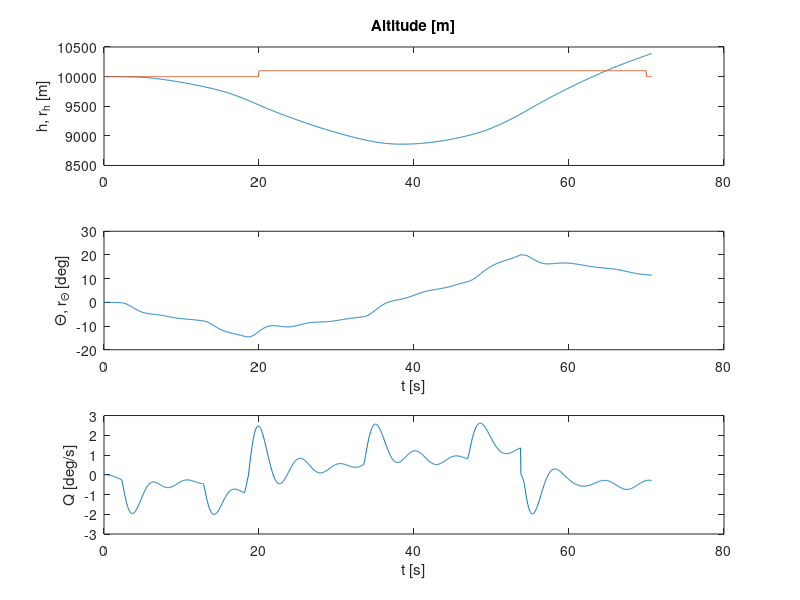
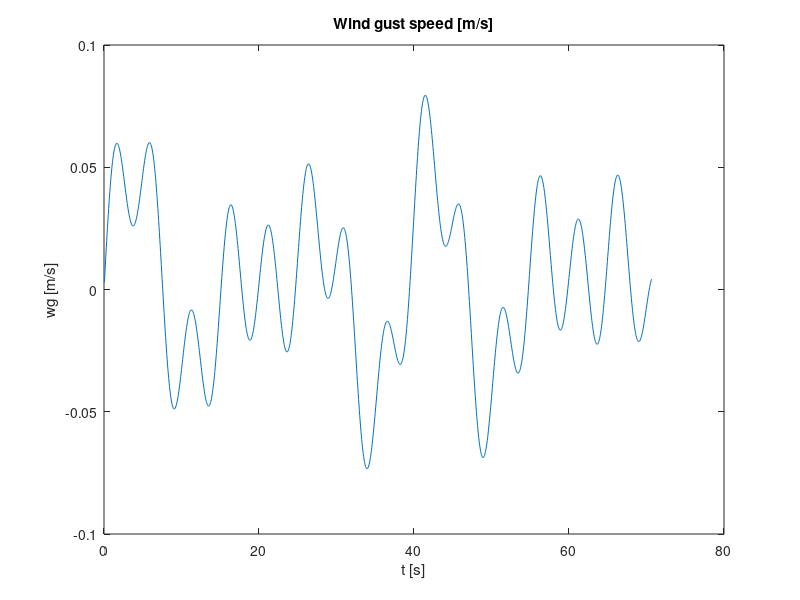
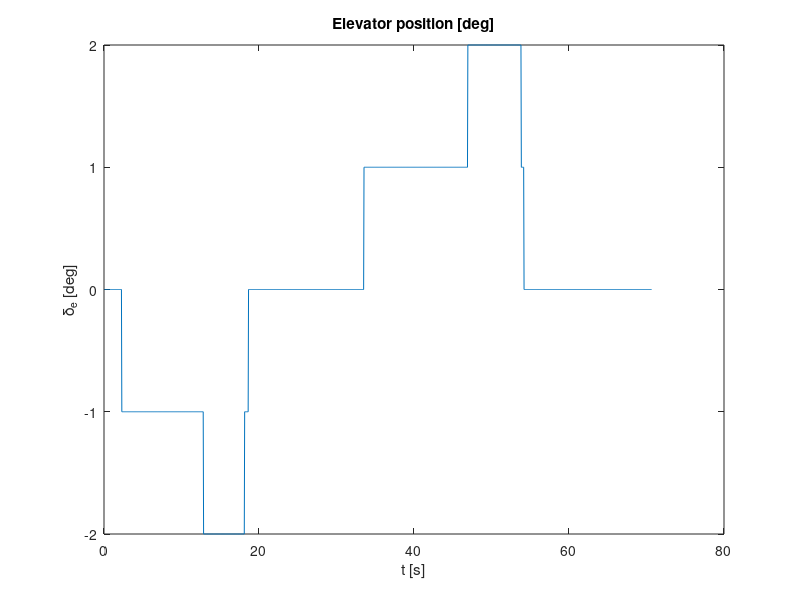
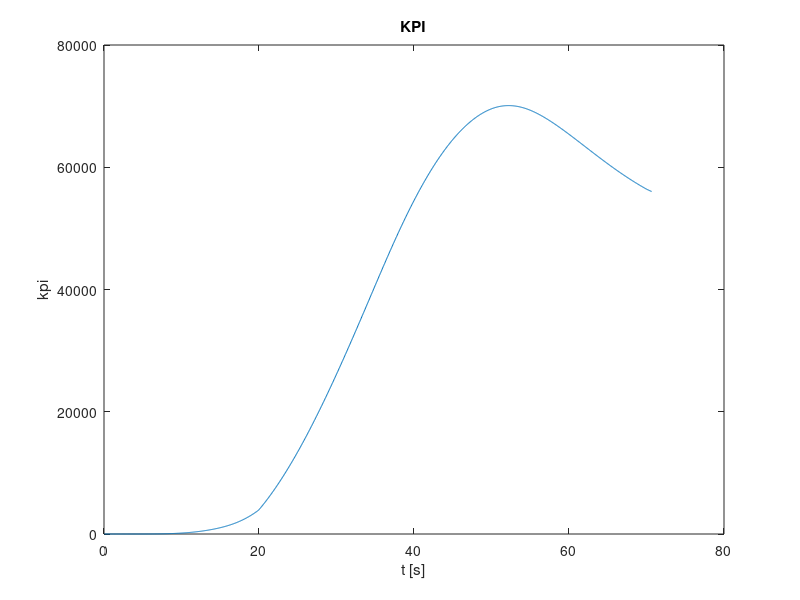

The MATLAB source for these figures, in order:
close all
rad2deg = 180.0 / pi;
load y221108_122740.dat
x = y221108_122740;
clear y221108_122740;

% t - time
t = x(:,1);

% h - altitude [m]
h = x(:,2);

% theta - pitch angle [rad]
theta = x(:,3);

% q - pitch rate [rad/s]
q = x(:,4);

% u - elevator control input [rad]
u = x(:,5);

% r_theta - pitch angle reference [rad]
r_theta = x(:,6);

% r - altitude reference [m]
r_h = x(:,7);

% wg - vertical wind gust [m/s]
wg = x(:,8);

% kpiTotal - performance index Total
kpi = x(:,9);

clear x;

figure('Name','Altitude');
subplot(311);
plot(t, [h r_h]); title('Altitude [m]'); ylabel('h, r_h [m]');

subplot(312);
plot(t, [theta] * rad2deg); ylabel('\Theta, r_{\Theta} [deg]'); xlabel('t [s]');

subplot(313);
plot(t, [q] * rad2deg); ylabel('Q [deg/s]'); xlabel('t [s]');

figure('Name','Wind disturbance');
plot(t, wg); title('Wind gust speed [m/s]'); ylabel('wg [m/s]'); xlabel('t [s]');

figure('Name','Control action');
plot(t, u * rad2deg); title('Elevator position [deg]'); ylabel('\delta_e [deg]'); xlabel('t [s]');

figure('Name','Performance Index');
plot(t, kpi); title('KPI'); ylabel('kpi'); xlabel('t [s]');

% --- 1. MODELAÇÃO ---

b1 = 2.305148400378274 ;
b2 = 0.861103913823527 ;
b3 = 0.010626751575719 ;
a1 = 0.740551982652778 ;
a2 = 1.380681506199432 ;
a3 = 0.019931577735793 ;
a4 = 0.003595969889691 ;

Fs = tf( [ b1 b2 b3 ], [ 1 a1 a2 a3 a4]);

% --- 2. TESTAR A MODELAÇÃO ---

figure(5) 
ysim = lsim(Fs, u, t);
plot(t, [theta ysim] * rad2deg); ylabel('Pitch Angle [deg]'); xlabel('t [s]');

% --- 3. PZ MAP para Estabilidade ---

figure(6)
pzmap(Fs);

% --- 4. PITCH CONTROLLER DESIGN AND TEST ---

% Construir Hs - Especificação:
s_spec = 5.0; 
tr_spec = 0.9; %rise time
D = sqrt(log(s_spec/100)^2/(pi^2+log(s_spec/100)^2)) %sobre elevação
wn = 3.7 * D / tr_spec
Hs_spec = tf( wn^2, [1 2*D*wn wn^2] );

% Testar Especificação
figure(7)
step ( Hs_spec )

% Polos da Especificação
pole(Hs_spec)
figure(8)
pzmap ( Hs_spec ) % pole zero map

% Root Locus do anel aberto 
Us = tf([0.53 1], 1) % (alpha.s + 1)
Gs = series(Fs,Us) % retroação (neste caso é equivalente a série)

figure(9)
rlocus(Gs)
hold on 
plot( real( pole(Hs_spec) ), imag( pole(Hs_spec)),'rs') %red squares
axis([-5 0 -3 3])
hold off

% Testar com Step

Ktheta = 2.85
Ts = feedback(Ktheta * Fs, Us, -1)

figure(10)
step(Ts)
axis([0 5 0 1])

% --- 5. ALTITUDE CONTROLLER DESIGN AND TEST ---

% Root Locus do anel aberto

G2s = tf(250, [1 0])
F2s = series(Ts, G2s)

figure(11)
rlocus(F2s) %escolher um ganho (alto - oscilatório; baixo - lento)

% Testar com Step

figure(12)
Kh = 0.00371
Hs = feedback(Kh * F2s, 1, -1)
step(Hs)




